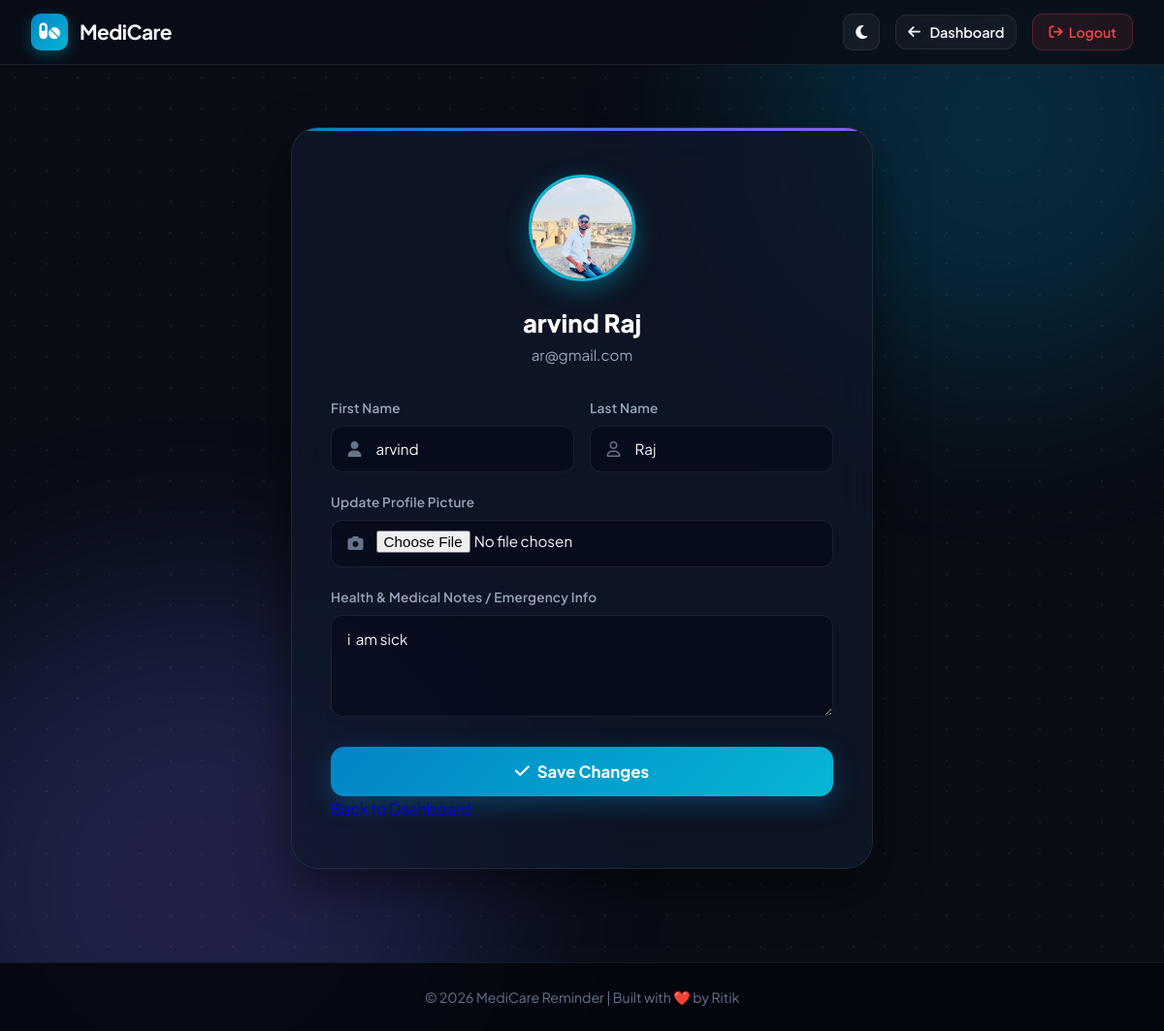
Page /profile/ (signed in) on the committed database.
### myapp/models.py (models this page shows, shortened)
class Profile(models.Model):
    user = models.OneToOneField(User, on_delete=models.CASCADE)
    photo = models.ImageField(upload_to='profile_photos/', null=True, blank=True)
    note = models.TextField(blank=True)

### myapp/views.py (the view, shortened to what this page needs)
# urls.py: path('profile/', views.profile_view, name='profile'),
@login_required(login_url='login')
def profile_view(request):
    profile, _ = Profile.objects.get_or_create(user=request.user)
    return render(request, 'profile.html', {'profile': profile})

### myapp/templates/profile.html (shortened to what this page needs)
{% load static %}
<!DOCTYPE html>
<html lang="en">
<head>
  <link rel="stylesheet" href="https://cdnjs.cloudflare.com/ajax/libs/font-awesome/6.5.1/css/all.min.css">
  <link rel="stylesheet" href="{% static 'css/app_modern.css' %}">
</head>
<body class="modern-app-body">
  <div class="app-ambient-bg">
    <div class="app-glow-orb orb-top"></div>
    <div class="app-glow-orb orb-bottom"></div>
    <div class="app-grid-pattern"></div>
  </div>
  <nav class="app-navbar">
    <div class="app-nav-inner">
      <a href="{% url 'dashboard' %}" class="app-brand">
        <div class="app-brand-icon">
          <i class="fa-solid fa-pills"></i>
        </div>
        <span>MediCare</span>
      </a>
      <div class="app-nav-right">
        <button id="themeToggle" class="btn-theme-toggle" title="Toggle Dark/Light Mode">
          <i class="fa-solid fa-moon"></i>
        </button>
        <a href="{% url 'dashboard' %}" class="user-profile-badge">
          <i class="fa-solid fa-arrow-left"></i> Dashboard
        </a>
        <a href="{% url 'logout' %}" class="btn-nav-logout" title="Log Out">
          <i class="fa-solid fa-arrow-right-from-bracket"></i> Logout
        </a>
      </div>
    </div>
  </nav>
  <main class="dashboard-main-container">
    <div class="profile-card-wrapper">
      <div class="profile-avatar-center">
        {% if profile.photo %}
          <img src="{{ profile.photo.url }}" alt="Profile Photo" id="avatarPreview" class="profile-big-avatar">
        {% else %}
          <div class="profile-avatar-fallback" id="avatarFallback">
            {{ request.user.first_name|default:request.user.username|slice:":1"|upper }}
          </div>
          <img src="" alt="Profile Photo" id="avatarPreview" class="profile-big-avatar" style="display: none; margin: 0 auto 1rem auto;">
        {% endif %}
        <h2 class="profile-user-title">{{ request.user.first_name }} {{ request.user.last_name }}</h2>
        <p class="profile-user-email">{{ request.user.email }}</p>
      </div>
      <form method="POST" enctype="multipart/form-data">
        <div style="display: grid; grid-template-columns: 1fr 1fr; gap: 1rem;">
          <div class="form-group">
            <label class="form-label" for="first_name">First Name</label>
            <div class="input-with-icon">
              <input type="text" id="first_name" name="first_name" class="app-input" value="{{ request.user.first_name }}" required>
              <i class="fa-solid fa-user field-icon"></i>
            </div>
          </div>
          <div class="form-group">
            <label class="form-label" for="last_name">Last Name</label>
            <div class="input-with-icon">
              <input type="text" id="last_name" name="last_name" class="app-input" value="{{ request.user.last_name }}" required>
              <i class="fa-regular fa-user field-icon"></i>
            </div>
          </div>
        </div>
        <div class="form-group">
          <label class="form-label" for="photoInput">Update Profile Picture</label>
          <div class="input-with-icon">
            <input type="file" id="photoInput" name="photo" class="app-input" accept="image/*" style="padding-top: 0.65rem;">
            <i class="fa-solid fa-camera field-icon"></i>
          </div>
        </div>
        <div class="form-group">
          <label class="form-label" for="note">Health & Medical Notes / Emergency Info</label>
          <textarea id="note" name="note" class="app-input" rows="4" style="padding: 0.85rem 1rem; border-radius: 12px; resize: vertical;" placeholder="e.g. Allergies: Penicillin. Blood Group: O+. Doctor: Dr. Sharma (9876543210)">{{ profile.note }}</textarea>
        </div>
        <button type="submit" class="btn-auth-submit">
          <i class="fa-solid fa-check"></i>
          <span>Save Changes</span>
        </button>
        <a href="{% url 'dashboard' %}" class="btn-secondary-hero" style="width: 100%; justify-content: center; margin-top: 0.75rem; text-decoration: none;">
        </a>
      </form>
    </div>
  </main>
  <footer class="app-footer">
    © 2026 MediCare Reminder | Built with ❤️ by Ritik
  </footer>
</body>
</html>

### rows in the picture
Profile: photo (picture), note "i am sick"

### other values in the picture
{{ request.user.first_name }} "arvind"
{{ request.user.last_name }} "Raj"
{{ request.user.email }} "ar@gmail.com"
